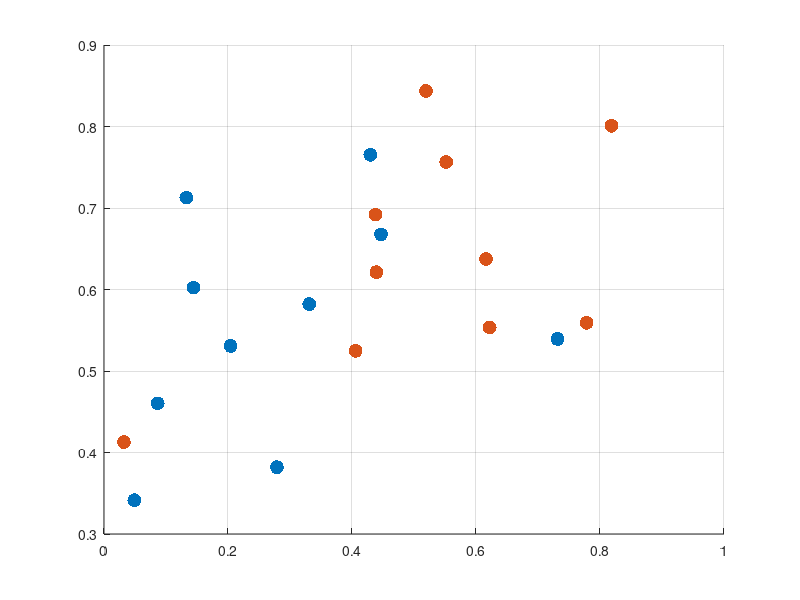

This chart was generated by the following MATLAB code: (Note: this script raises an error after producing the figure.)
% demo for Laplace approximation on a 2-d classification task using GP
%
% Author: Zhidi Lin
% Reference: GPML code
%
% 2020-10-31

clc; clear all; close all;
%% data preparation: 10 data for each class
% One can use datageneration function to generate simulated data

load('data.mat');

n = length(r)/2;
y = [ones(n,1); -1 * ones(n,1)];
scatter(r(1:n,1),r(1:n,2), 100, 'filled', 'o');
hold on;
scatter(r(1+n:end,1),r(1+n:end,2), 100, 'filled','o'); 
grid on; 
hold on;

%% Kernel for demonstration
l = 0.15;              % lengthscale 
sigma_f = 9;           % sigma_f

sqdist = sq_dist(r',r');         % pairwise squared distances distance 
K = sigma_f * exp(- sqdist ./ (2 * l.^2));    % the covariance function 

%% Newton's iterations
tol = 1e-6;                   % tolerance for when to stop the Newton iterations

Psi_old = -Inf;               % make sure while loop starts
Psi_new = 0;
alpha = 0;
f = zeros(2*n,1);

% [lp,dlp,d2lp,d3lp] = logistic(y, f, 'deriv');
[lp,dlp,d2lp,d3lp] = cumGauss(y, f, 'deriv');

W = -d2lp;

while Psi_new - Psi_old > tol            % begin Newton's iterations
  Psi_old = Psi_new; 
  alpha_old = alpha; 
  
  sW = sqrt(W);                     
  L = chol(eye(2*n)+sW * sW'.* K);       % L'*L=B=I+sW*K*sW
  b = W.*f+dlp;
  temp = L\(L'\(sW.*(K*b)));
  alpha = b - sW .* temp;
  f = K * alpha;
%   [lp,dlp,d2lp,d3lp] = logistic(y, f, 'deriv');
  [lp,dlp,d2lp,d3lp] = cumGauss(y, f, 'deriv');

  W=-d2lp;

  Psi_new = -alpha'*f/2 + lp;
  
end  % end Newton's iterations

sW = sqrt(W);                                  % recalculate L
L  = chol(eye(2 * n)+sW * sW'.*K);             % L'*L=B=I+sW*K*sW
nlZ = alpha'*f/2 - lp + sum(log(diag(L)));     % approx neg. log marg likelihood

%% prediction
[t1, t2] = meshgrid(0:0.02:1, 0:0.02:1);

% data for testing
t = [t1(:) t2(:)]; 

sqdist_ss = sq_dist(t',t');                        % pairwise squared distances distance 
kstarstar = sigma_f * exp(- sqdist_ss ./ (2 * l.^2));    % the covariance function 

sqdist_s = sq_dist(r',t');   
kstar = sigma_f * exp(- sqdist_s ./ (2 * l.^2));

mu = kstar' * alpha;                                % predictive means
v  = L'\(repmat(sW, 1, length(t1(:))) .*  kstar);
s2 = kstarstar - sum(v.*v,1)';                      % predictive variances

% p = logistic([], mu, diag(s2));                   % predictive probabilities
p = cumGauss([], mu, diag(s2));

%% plot the results
[cs, h] = contour(t1, t2, reshape(p, size(t1)), [0:0.3:1,0.5], 'linewidth',1);
clabel(cs, h, 'FontSize', 15);
legend('class +1','class -1')
set(gca,'FontSize',22)
